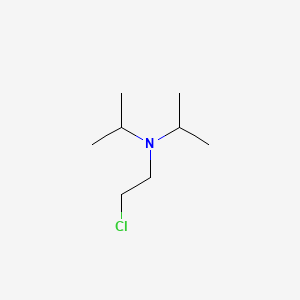
#> input picture chem.png, 300 x 300 px
$ python pubchem_test.py
#> lines starting #> are read from the running program, lines starting #| are printed output that depends on the picture; after the words box and inside, x2 and y2 are one past the last pixel; in counts of white or black regions, pixels touching at a corner belong together
import pubchempy as pcp
from PIL import Image, ImageDraw, ImageFont, ImageChops, ImageOps
import random
import numpy as np

"""
Here's the logic:
Pubchem seems to have a list of chemicals, and each one has a unique "CID" (compound ID?).
I think this is a chemical ID, and I think this list is continuous and also extremely large.
Therefore, it stands to reason that we can pick a random number between 1 and (something huge) and that the API would grab *something*.
And if it doesn't just try again.

def download(outformat, path, identifier, namespace='cid', domain='compound', operation=None, searchtype=None,
             overwrite=False, **kwargs):
    Format can be  XML, ASNT/B, JSON, SDF, CSV, PNG, TXT.

"""

def get_chem(min, max):
#> called with min = 1, max = 10000
    n = random.randint(min, max)
    good_chem = False
    while good_chem == False:
        try:
            c = pcp.Compound.from_cid(n)
            formula = c.molecular_formula
            name = c.iupac_name
            pcp.download('PNG', 'chem.png', n, overwrite=True, size="large")
            good_chem = True
            return formula, name
        except Exception as e:
            print(e)
            exit()
            good_chem = False
            print("bad chem")
#> (the call stopped at in get_chem, `c = pcp.Compound.from_cid(n)`: pubchempy is not available in this run)

"""
So, pubchems output is a little janky, and off center.
To correct for this, I am just going to clip the image to it's opaque pixels, so we can center that element.
Let's convert all the white pixels to alpha, by looping through the pixel data (RGB) and converting white to transparent,
And everything else becomes white.
Then we can get the bounding box of non-alpha pixels, and then crop to that bounding box.
"""

def image_processing(image):
#> called with image = 'chem.png'
    img = Image.open(image)
#> img is the input picture: PIL image 300x300 P; mean R, G, B 244.1, 244.2, 244.3
    img = img.convert("RGBA")
#> img: PIL image 300x300 RGBA
    pixels = img.getdata()

    newPixels = []
    for pixel in pixels:
        if pixel[0] == 245 and pixel[1] == 245 and pixel[2] == 245:
            newPixels.append((255, 255, 255, 0))
        else:
            newPixels.append((255, 255, 255, 255))
#> after the loop, newPixels = 90000 items
            #newPixels.append(pixel)

    img.putdata(newPixels)

    alpha = img.getchannel("A")
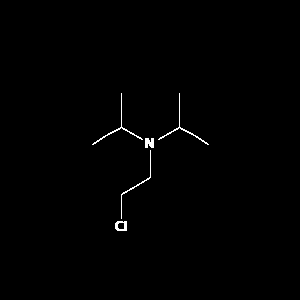
#> alpha: PIL image 300x300 L; 0.58% white in thin lines or dots, all inside (x1, y1, x2, y2) = (92, 93, 209, 231)
    bbox = alpha.getbbox()
#> bbox = (92, 93, 209, 231)

    res = img.crop(bbox)
    res.save('processed.png', 'png')

get_chem(1, 10000)
image_processing("chem.png")
